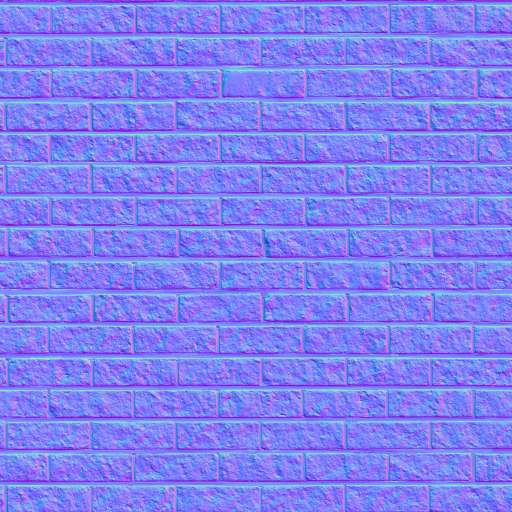
#> input picture tools/blender/r2a_sources/brick_wall_003_normal.jpg, 1024 x 1024 px, given as the content of the folder r2a_sources/brick_wall_003_color.jpg, which was not available (shown at 1/2 size)
$ python r2a_encode.py r2a_sources/brick_wall_003_color.jpg r2a_sources/brick_wall_003_normal.jpg
#> lines starting #> are read from the running program, lines starting #| are printed output that depends on the picture
"""Mobile encoding of the local 1K scans; UV density is defined by the 1K colour maps."""
from pathlib import Path
import shutil
import sys

import numpy as np
from PIL import Image

FULL_NORMAL={"blue_plaster_weathered","worn_mossy_plasterwall","cobblestone_floor_08"}

def encode(source,dest):
    for path in source.glob("*_color.jpg"):
        scan=path.name.removesuffix("_color.jpg")
        shutil.copyfile(path,dest/path.name)
        normal_path=source/(scan+"_normal.jpg")
        normal=Image.open(normal_path).convert("RGB")
#> normal is the input picture: PIL image 1024x1024 RGB; mean R, G, B 127.7, 128.9, 242.5
        if scan not in FULL_NORMAL:
            normal=normal.resize((512,512),Image.Resampling.LANCZOS)
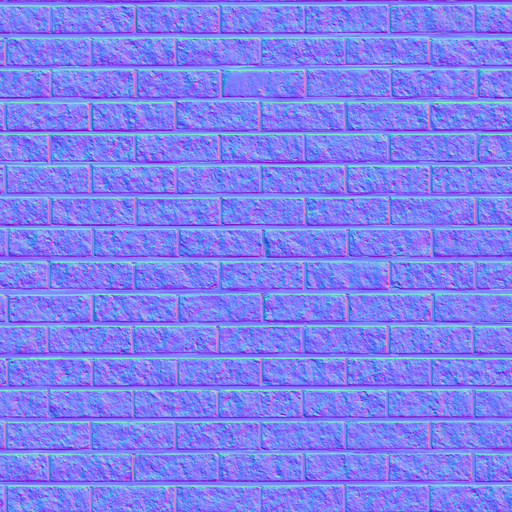
#> normal: PIL image 512x512 RGB; mean R, G, B 127.7, 128.9, 242.4
        vec=np.asarray(normal)/127.5-1
        vec/=np.maximum(np.linalg.norm(vec,axis=2,keepdims=True),.001)
        normal=Image.fromarray(np.uint8(np.clip((vec+1)*127.5+.5,0,255)))
        normal.save(dest/normal_path.name,quality=91,optimize=True,subsampling=0)
        orm_path=source/(scan+"_orm.png")
        orm=Image.open(orm_path).convert("RGB")
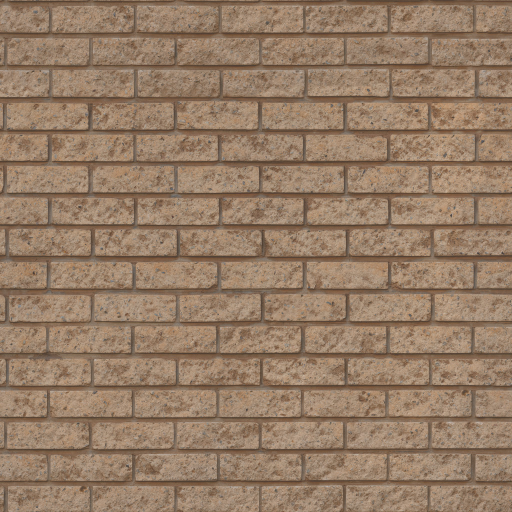
#> input picture tools/blender/r2a_sources/brick_wall_003_color.jpg, 1024 x 1024 px, given in place of brick_wall_003_orm.png, which was not available (shown at 1/2 size)
#> orm is the input picture: PIL image 1024x1024 RGB; mean R, G, B 149.9, 124.5, 102.2
        if scan!="cobblestone_floor_08":
            orm=orm.resize((512,512),Image.Resampling.BOX)
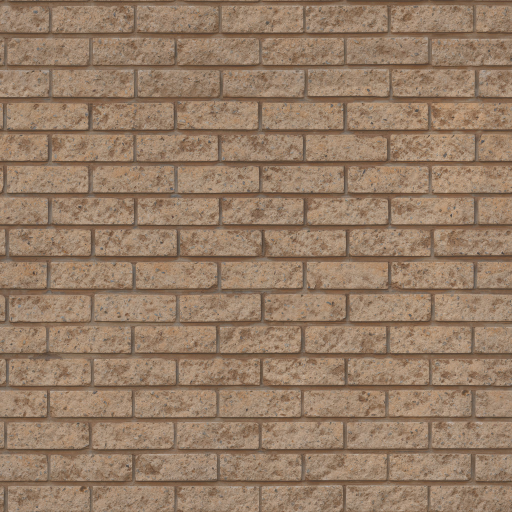
#> orm: PIL image 512x512 RGB; mean R, G, B 150.4, 125, 102.7
        orm.quantize(colors=128,dither=Image.Dither.NONE).save(dest/orm_path.name,optimize=True)

if __name__=="__main__":
    encode(Path(sys.argv[1]),Path(sys.argv[2]))
